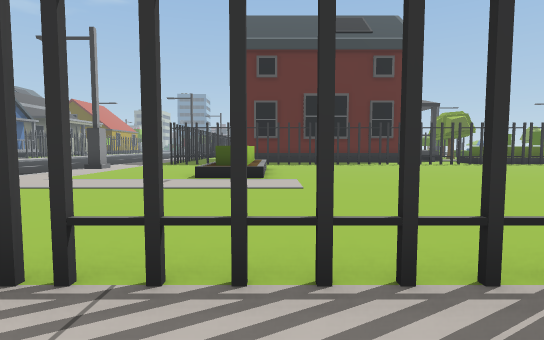
[1] (above)

24 first-person views from a walk through a scene from a Unity 3-D project. The camera is 1.5 m above the floor, tilts 4° down and sees 80° across. The floor is counted in squares, 2 m on a side. Each view is taken from the middle of a square. On the plan, view 1 faces up. The plan holds only what a view shows up to about 11 squares ahead; the rest is blank. The place goes on beyond the plan. The player is left out.

[2]
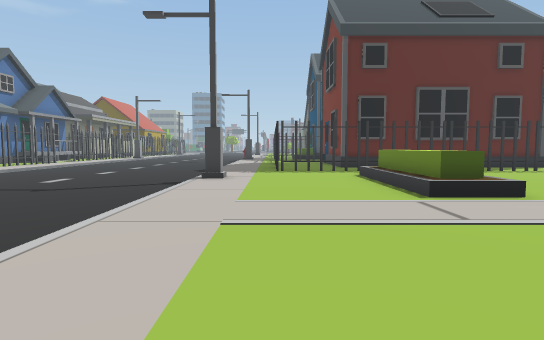

[3]
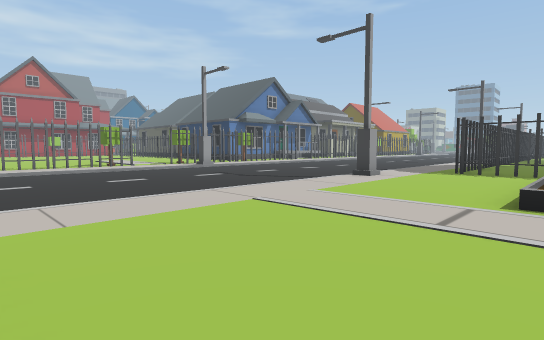

[4]
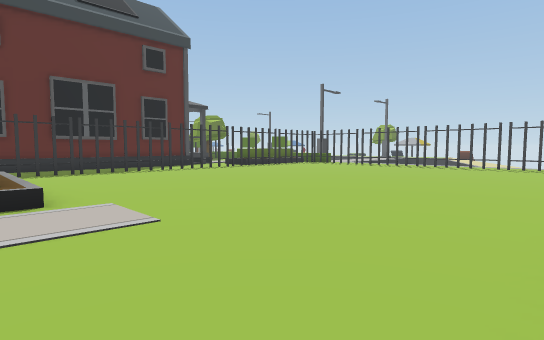

[5]
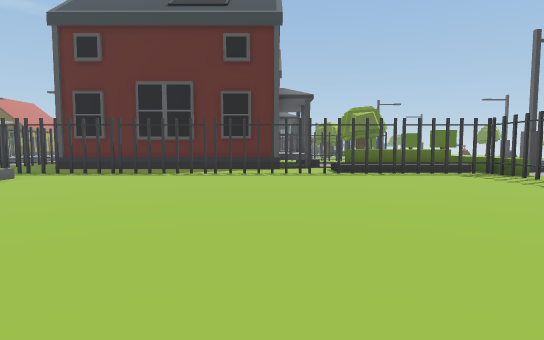

[6]
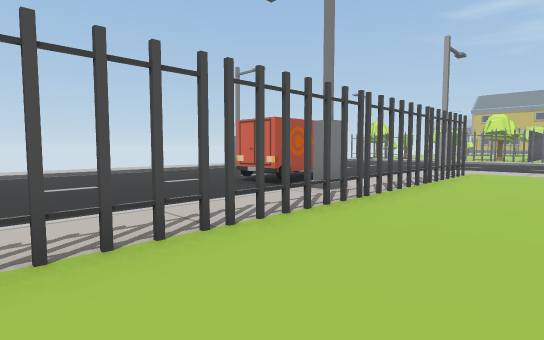

[7]
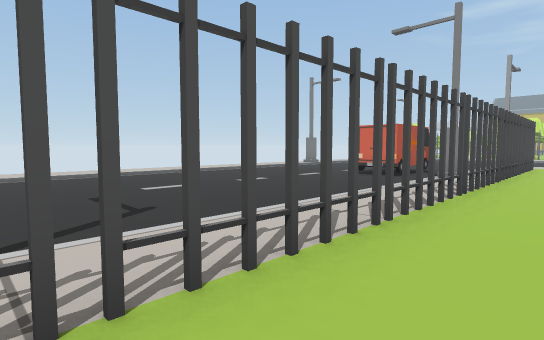

[8]
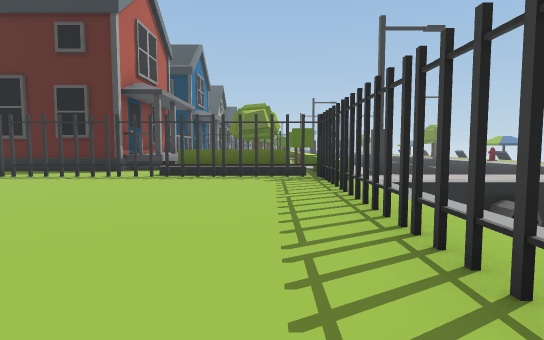

[9]
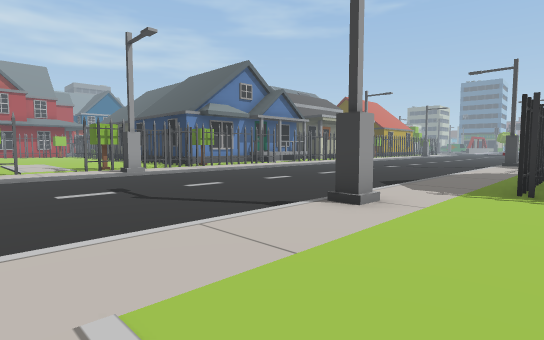

[10]
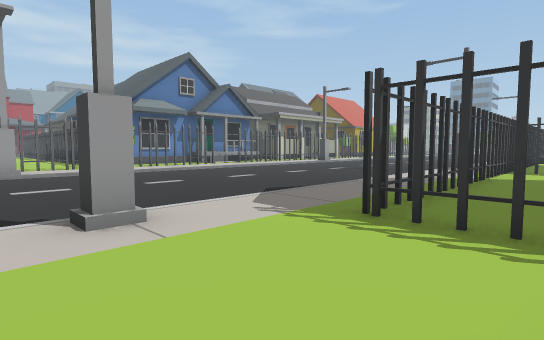

[11]
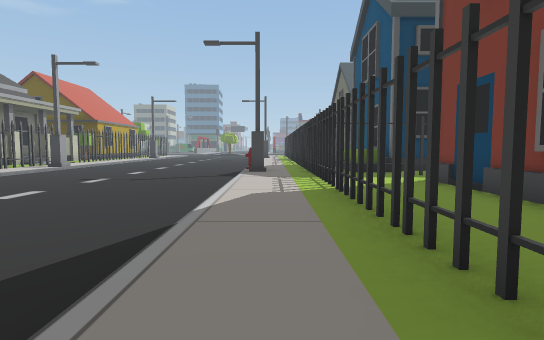

[12]
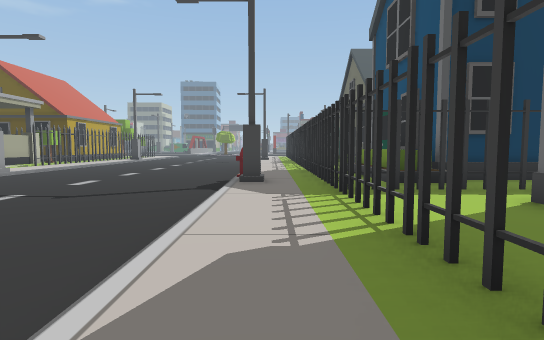

[13]
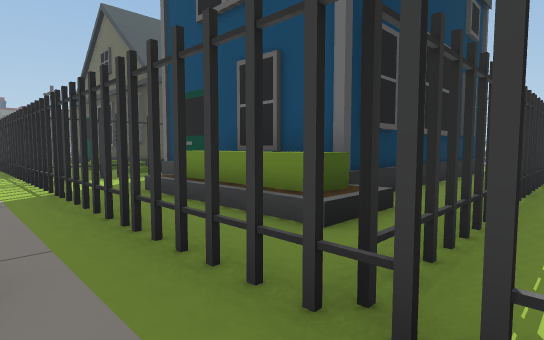

[14]
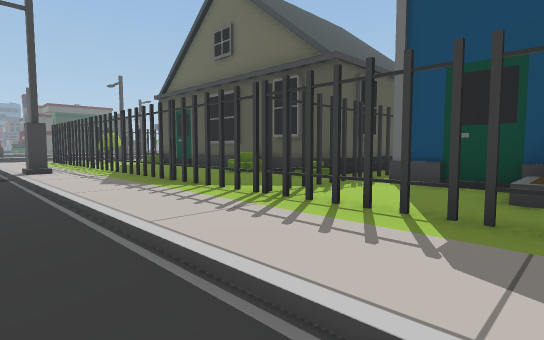

[15]
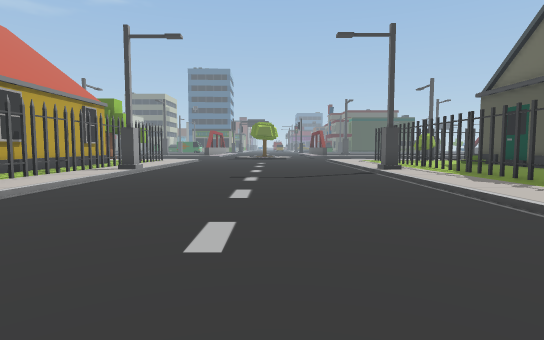

[16]
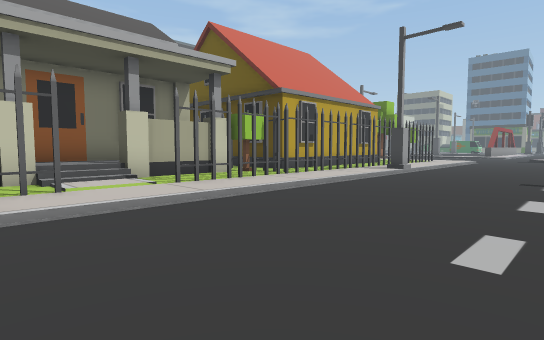

[17]
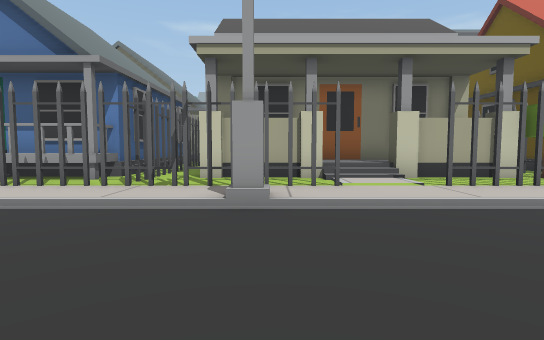

[18]
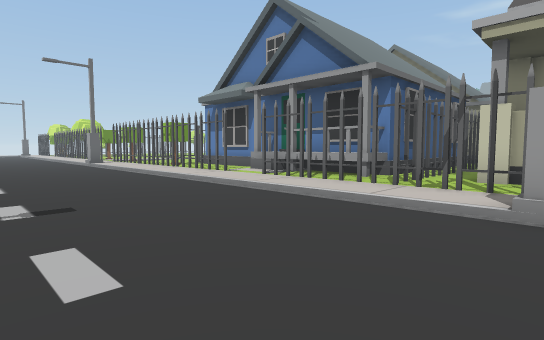

[19]
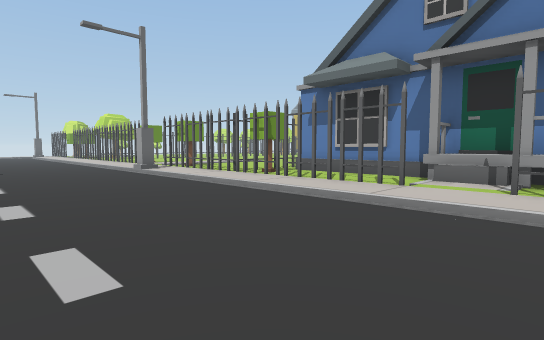

[20]
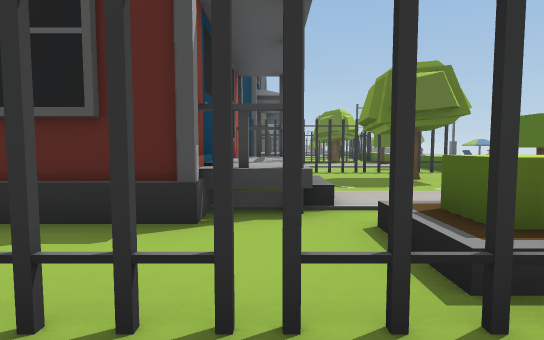

[21]
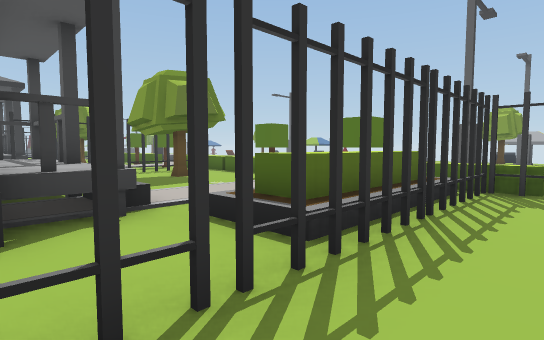

[22]
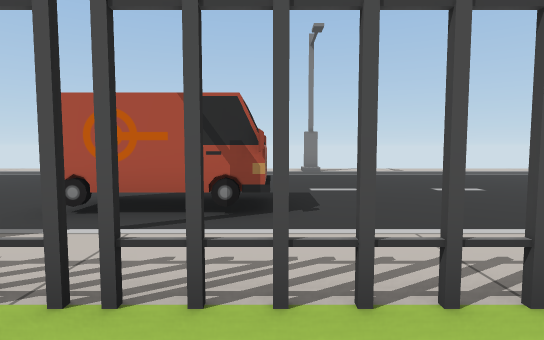

[23]
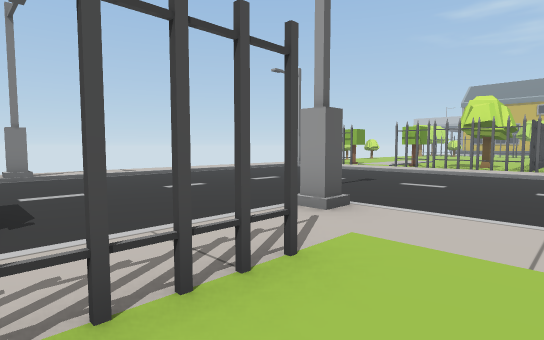

[24]
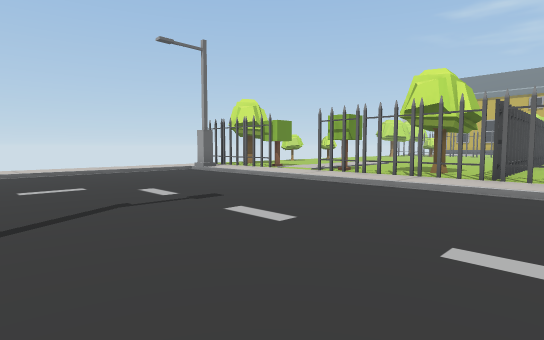

### Floor plan
Key: @ floor where view 1 was taken; # wall or solid block; x gap in a wall; . main floor; - floor 0.25 m lower than the main floor; : floor 0.5 m higher than the main floor; / step, stairs or slope; = window, fence, low wall or low ledge; ^ raised ledge; T thing the floor can be seen under or through; O other object.
Columns run from 21 left of view 1 to 12 right of it. Each row starts with its distance up from view 1.
 38           --   /.
 37          ---   /.#
 36       #./------/.x...#
 35       #.#------#/#...#
 34       #./------/.#...#
 33       #./------/.#...#
 32       #./------/.#..O#
 31      ##./------/.x...#
 30      ##./------/.#...####
 29      ##./------/.#.....
 28    #:##./------/.#####
 27    #:/../------/.# .#
 26    #:##./------/.# .#
 25      ##.#------/.# O#
 24      ##./------/.# O#
 23      ##./------O.# O########^#
 22     ###./------//# O......
 21     #^x./------/.########  ### x#
 20     #^x./------/.x.....      .....
 19     #^^./------/.#..#      #^..O..
 18      ^^./------/.#..#      #=.....
 17      ##./------/.#..#      ##....O
 16      ##./------/.#..#      #=... O
 15      ##./------/.#..       ##=.  #
 14      #O./------/.#.. #######./  O
 13     ###./------/.#.........../OOOO
 12      .#./------/.#TTxTTTT.TT.x#..O
 11       #./------/.................#
 10       O.#------#/...O/...........#
  9       ../------/....O/...........#
  8      .../------/....O/...........#
  7      .O./------/....//...........#
  6          ------/.................#
  5         /------/.................#
  4       #./------/.................#
  3        ./------/.................#
  2 ####x##./------/................
  1    ...#./------/..##x####/##/###
  0    ..OT./------/#////@//////////
 -1    ...T./----------OOOO---------
 -2     ..O./----------O OO---------
 -3      .../-----------------------
 -4      .../----------------------
 -5       O./----------- ----------
 -6         /----------   ---------
 -7          /////////#    ////////
 -8           .........     .......

Where each view was taken, in squares from view 1:
view 1: 0 up, 0 right, facing up
view 2: 2 up, 4 left, facing up
view 3: 2 up, 1 left, facing up-left
view 4: 2 up, 1 left, facing up-right
view 5: 3 up, 6 right, facing up
view 6: 4 up, 6 right, facing down-left
view 7: 3 up, 10 right, facing down-left
view 8: 4 up, 11 right, facing up
view 9: 6 up, 3 left, facing up-left
view 10: 9 up, 2 left, facing up-left
view 11: 12 up, 5 left, facing up
view 12: 15 up, 5 left, facing up
view 13: 20 up, 5 left, facing up-right
view 14: 25 up, 7 left, facing up-right
view 15: 25 up, 9 left, facing up
view 16: 25 up, 9 left, facing up-left
view 17: 25 up, 9 left, facing left
view 18: 25 up, 9 left, facing down-left
view 19: 20 up, 9 left, facing down-left
view 20: 11 up, 7 right, facing up
view 21: 11 up, 6 right, facing up-right
view 22: 3 up, 2 left, facing down
view 23: 3 up, 2 left, facing down-left
view 24: 3 up, 7 left, facing down-left
